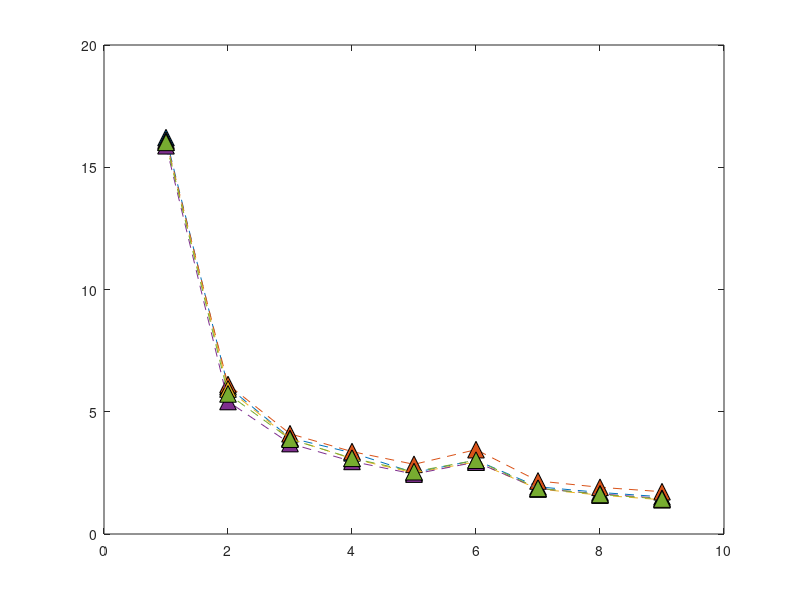

Here is the MATLAB script that generated this plot: (Note: this script raises an error after producing the figure.)
clear;
close all;
%AS3959 firebrand mass flux vertical distribution Mallee FDI80.

Firebrand_flux_BAL12p5 = [16.21	6.02	3.93	3.32	2.51	3.02	1.93	1.70	1.52];
Firebrand_flux_BAL19 = [16.10	6.11	4.10	3.37	2.85	3.45	2.17	1.91	1.73];
Firebrand_flux_BAL29 = [16.03	5.93	3.90	3.08	2.50	2.95	1.84	1.59	1.40];
Firebrand_flux_BAL40 = [15.88	5.42	3.70	2.97	2.45	2.94	1.86	1.64	1.46];
Firebrand_flux_BALFZ = [16.02	5.73	3.88	3.10	2.55	3.02	1.87	1.62	1.43];

plot([Firebrand_flux_BAL12p5],'^--','MarkerSize',12,'MarkerEdgeColor','black','MarkerFaceColor',[0, 0.4470, 0.7410]);
hold on
plot([Firebrand_flux_BAL19],'^--','MarkerSize',12,'MarkerEdgeColor','black','MarkerFaceColor',[0.8500, 0.3250, 0.0980]);
plot([Firebrand_flux_BAL29],'^--','MarkerSize',12,'MarkerEdgeColor','black','MarkerFaceColor',[0.9290, 0.6940, 0.1250]);
plot([Firebrand_flux_BAL40],'^--','MarkerSize',12,'MarkerEdgeColor','black','MarkerFaceColor',[0.4940, 0.1840, 0.5560]);
plot([Firebrand_flux_BALFZ],'^--','MarkerSize',12,'MarkerEdgeColor','black','MarkerFaceColor',[0.4660, 0.6740, 0.1880]);
ax = gca;
ax.XTickLabels = {'x=130 m','x=140 m','x=150 m','x=160 m','x=170 m','x=180 m','x=190 m','x=200 m','x=210 m'};

grid on;


box on
xtickangle(45)
xlabel('Vertical plane location','FontWeight','bold','FontSize',20,...
    'FontName','Calibri');
ylabel('Firebrand mass flux (kg.s^{-1})','FontWeight','bold','FontSize',20,...
    'FontName','Calibri');

set(gca,'fontsize',18);

legend('BAL 12.5','BAL 19','BAL 29','BAL 40','BAL FZ')
